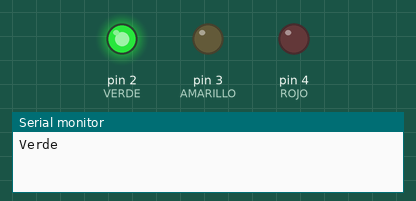
The sketch below on a simulated Arduino Uno, built with avr-gcc and run on an emulated ATmega328P. Parts: output pins drawn as LEDs (lit = HIGH), the last lines printed to the serial monitor.

Above: at 1.5 s.
At 3.5 s:
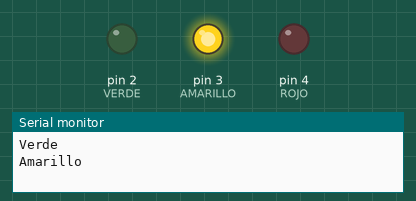
At 5.5 s:
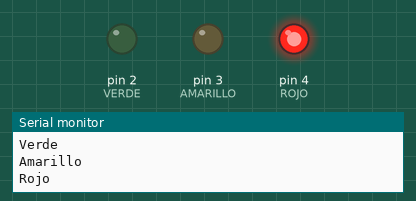
Timing chart, 0 to 9.1 s (numbered marks = the images above):
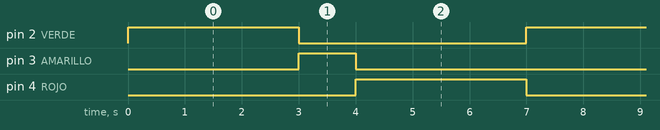

The sketch:

semaforo-solucion.ino
```cpp
// Solución de referencia del reto «Semáforo» (pruebas).
const int VERDE = 2;
const int AMARILLO = 3;
const int ROJO = 4;

void fase(int pin, const char *nombre, unsigned long ms) {
  digitalWrite(VERDE, LOW);
  digitalWrite(AMARILLO, LOW);
  digitalWrite(ROJO, LOW);
  digitalWrite(pin, HIGH);
  Serial.println(nombre);
  delay(ms);
}

void setup() {
  pinMode(VERDE, OUTPUT);
  pinMode(AMARILLO, OUTPUT);
  pinMode(ROJO, OUTPUT);
  Serial.begin(9600);
}

void loop() {
  fase(VERDE, "Verde", 3000);
  fase(AMARILLO, "Amarillo", 1000);
  fase(ROJO, "Rojo", 3000);
}
```

Measured:
- by itself, pin 2 (VERDE), pin 4 (ROJO): alternates HIGH for 3.0 s and LOW for 4.0 s
- by itself, pin 3 (AMARILLO): alternates HIGH for 1.0 s and LOW for 6.0 s
- by itself, everything shown: repeats every 7.0 s, in 3 steps
